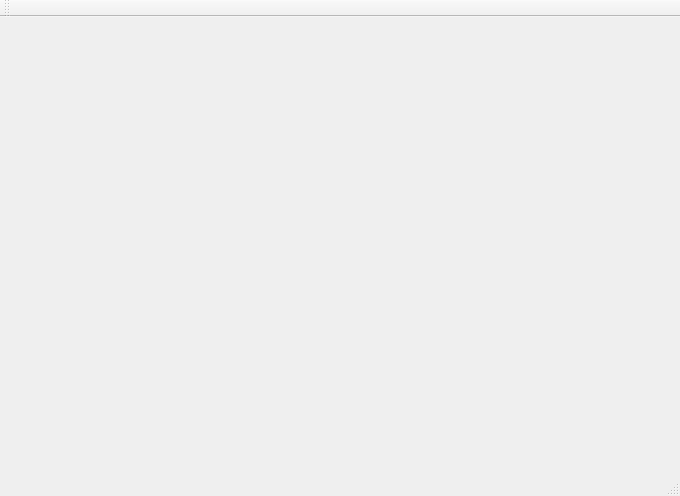
<?xml version="1.0" encoding="UTF-8"?>
<ui version="4.0">
 <class>MainWindow</class>
 <widget class="QMainWindow" name="MainWindow">
  <property name="geometry">
   <rect>
    <x>0</x>
    <y>0</y>
    <width>680</width>
    <height>496</height>
   </rect>
  </property>
  <property name="minimumSize">
   <size>
    <width>680</width>
    <height>496</height>
   </size>
  </property>
  <property name="maximumSize">
   <size>
    <width>680</width>
    <height>496</height>
   </size>
  </property>
  <property name="windowTitle">
   <string>Tetro</string>
  </property>
  <widget class="QWidget" name="centralWidget"/>
  <widget class="QMenuBar" name="menuBar">
   <property name="geometry">
    <rect>
     <x>0</x>
     <y>0</y>
     <width>680</width>
     <height>21</height>
    </rect>
   </property>
  </widget>
  <widget class="QToolBar" name="mainToolBar">
   <attribute name="toolBarArea">
    <enum>TopToolBarArea</enum>
   </attribute>
   <attribute name="toolBarBreak">
    <bool>false</bool>
   </attribute>
  </widget>
  <widget class="QStatusBar" name="statusBar"/>
 </widget>
 <layoutdefault spacing="6" margin="11"/>
 <resources/>
 <connections/>
</ui>
